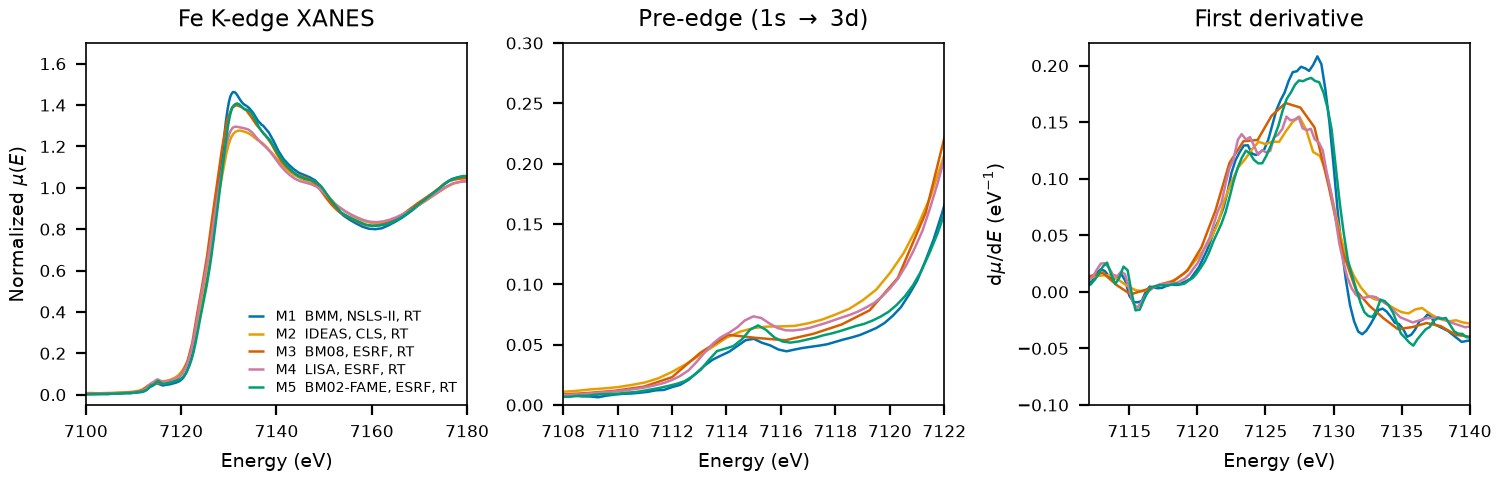

The Python source for this figure:
"""Plot the unique experimental Fe K-edge spectra of goethite in this folder.

Run from this directory. The output replaces spectra_comparison.png, which the
README links to.
"""

import matplotlib.pyplot as plt
import numpy as np
from larch import Group
from larch.xafs import pre_edge

OUTPUT = "spectra_comparison.png"

MEASUREMENTS = [
    (
        "M1  BMM, NSLS-II, RT",
        "NIST/Fe-Goethite.xdi",
        {"ratio": (4, 5), "ref_ratio": (5, 6)},
        "#0072B2",
    ),
    (
        "M2  IDEAS, CLS, RT",
        "XASDB/Goethite_idghzdol.dat",
        {"ratio": (1, 2), "ref_ratio": (2, 3)},
        "#E69F00",
    ),
    (
        "M3  BM08, ESRF, RT",
        "XASDB/Goethite_idsdehbq.dat",
        {"mu_column": 1, "drop_last": True},
        "#D55E00",
    ),
    (
        "M4  LISA, ESRF, RT",
        "XASDB/Goethite_id0t00uw.dat",
        {"mu_column": 1, "drop_last": True},
        "#CC79A7",
    ),
    (
        "M5  BM02-FAME, ESRF, RT",
        "FAME/EXPERIMENT_DT_20170706_005-SPECTRUM_DT_20170706_005/XAS_trans_FeOOH/XAS_trans_FeOOH.data.txt",
        {"fame": True},
        "#009E73",
    ),
]

FE_K_EDGE = 7112.0
PRE_EDGE_DEFAULTS = {
    "pre1": -150,
    "pre2": -30,
    "norm1": 150,
    "norm2": 950,
    "nnorm": 2,
    "nvict": 2,
}


def normalized(
    path, ratio=None, ref_ratio=None, mu_column=None, drop_last=False, fame=False
):
    """Return a larch group with the normalized spectrum read from path."""
    if fame:
        # The FAME data.txt starts with a metadata block, so keep only the
        # numeric rows. The transmission(au) column is already absorbance-like.
        with open(path) as handle:
            rows = [ln for ln in handle if ln.split() and ln.split()[0][:1].isdigit()]
        data = np.loadtxt(rows)
        energy = data[:, 0]
        mu = data[:, 1]
    else:
        data = np.loadtxt(path, comments="#")
        energy = data[:, 0]
        if mu_column is not None:
            mu = data[:, mu_column]
        else:
            mu = np.log(data[:, ratio[0]] / data[:, ratio[1]])

        if drop_last:
            energy, mu = energy[:-1], mu[:-1]

        if ref_ratio is not None:
            ref_mu = np.log(data[:, ref_ratio[0]] / data[:, ref_ratio[1]])
            ref_group = Group(energy=energy.copy(), mu=ref_mu)
            pre_edge(ref_group)
            eshift = FE_K_EDGE - ref_group.e0
            energy = energy + eshift

    group = Group(energy=energy, mu=mu)
    pre_edge(group, **PRE_EDGE_DEFAULTS)
    return group


def main():
    plt.rcParams.update({"font.size": 7, "axes.linewidth": 0.6})
    fig, axes = plt.subplots(1, 3, figsize=(7.5, 2.4), constrained_layout=True)

    for label, path, kwargs, color in MEASUREMENTS:
        group = normalized(path, **kwargs)
        derivative = np.gradient(group.flat, group.energy)
        axes[0].plot(group.energy, group.flat, color=color, lw=0.9, label=label)
        axes[1].plot(group.energy, group.flat, color=color, lw=0.9)
        axes[2].plot(group.energy, derivative, color=color, lw=0.9)

    axes[0].set(
        xlim=(7100, 7180),
        ylim=(-0.05, 1.7),
        title="Fe K-edge XANES",
        ylabel=r"Normalized $\mu(E)$",
    )
    axes[1].set(
        xlim=(7108, 7122),
        ylim=(0, 0.30),
        title=r"Pre-edge (1s $\rightarrow$ 3d)",
    )
    axes[2].set(
        xlim=(7112, 7140),
        ylim=(-0.10, 0.22),
        title="First derivative",
        ylabel=r"d$\mu$/d$E$ (eV$^{-1}$)",
    )
    for ax in axes:
        ax.set_xlabel("Energy (eV)")
        ax.tick_params(labelsize=6)

    axes[0].legend(
        loc="lower right",
        fontsize=5.0,
        frameon=False,
        handlelength=1.2,
        borderpad=0.2,
        labelspacing=0.25,
    )
    fig.savefig(OUTPUT, dpi=200)
    print(f"wrote {OUTPUT}")


if __name__ == "__main__":
    main()
